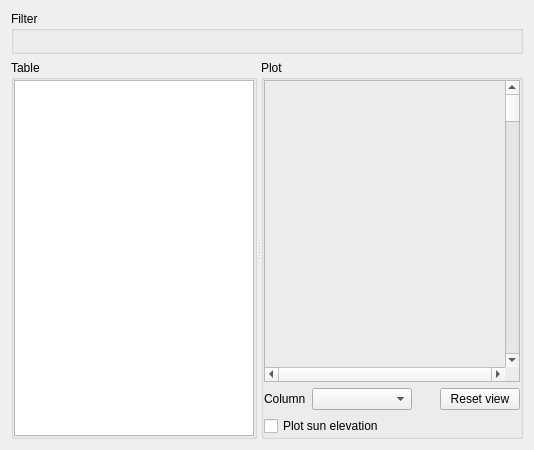
<?xml version="1.0" encoding="UTF-8"?>
<ui version="4.0">
 <class>TabData</class>
 <widget class="QWidget" name="TabData">
  <property name="geometry">
   <rect>
    <x>0</x>
    <y>0</y>
    <width>534</width>
    <height>450</height>
   </rect>
  </property>
  <layout class="QVBoxLayout" name="verticalLayout" stretch="0,1">
   <item>
    <widget class="QGroupBox" name="groupBox_Filter">
     <property name="title">
      <string>Filter</string>
     </property>
     <layout class="QHBoxLayout" name="horizontalLayout_3">
      <property name="leftMargin">
       <number>0</number>
      </property>
      <property name="topMargin">
       <number>0</number>
      </property>
      <property name="rightMargin">
       <number>0</number>
      </property>
      <property name="bottomMargin">
       <number>0</number>
      </property>
      <item>
       <widget class="DaysFilter" name="yearFilter" native="true">
        <property name="minimumSize">
         <size>
          <width>100</width>
          <height>0</height>
         </size>
        </property>
       </widget>
      </item>
      <item>
       <spacer name="horizontalSpacer">
        <property name="orientation">
         <enum>Qt::Horizontal</enum>
        </property>
        <property name="sizeHint" stdset="0">
         <size>
          <width>40</width>
          <height>20</height>
         </size>
        </property>
       </spacer>
      </item>
     </layout>
    </widget>
   </item>
   <item>
    <widget class="QSplitter" name="splitter">
     <property name="orientation">
      <enum>Qt::Horizontal</enum>
     </property>
     <widget class="QGroupBox" name="groupBox_Table">
      <property name="title">
       <string>Table</string>
      </property>
      <layout class="QVBoxLayout" name="verticalLayout_7">
       <property name="leftMargin">
        <number>0</number>
       </property>
       <property name="topMargin">
        <number>0</number>
       </property>
       <property name="rightMargin">
        <number>0</number>
       </property>
       <property name="bottomMargin">
        <number>0</number>
       </property>
       <item>
        <widget class="QTableView" name="tableView_Data">
         <property name="showGrid">
          <bool>false</bool>
         </property>
         <attribute name="horizontalHeaderHighlightSections">
          <bool>false</bool>
         </attribute>
         <attribute name="verticalHeaderVisible">
          <bool>false</bool>
         </attribute>
         <attribute name="verticalHeaderMinimumSectionSize">
          <number>18</number>
         </attribute>
         <attribute name="verticalHeaderDefaultSectionSize">
          <number>18</number>
         </attribute>
         <attribute name="verticalHeaderHighlightSections">
          <bool>false</bool>
         </attribute>
        </widget>
       </item>
      </layout>
     </widget>
     <widget class="QGroupBox" name="groupBox_Plot">
      <property name="title">
       <string>Plot</string>
      </property>
      <layout class="QVBoxLayout" name="verticalLayout_9" stretch="1,0">
       <property name="leftMargin">
        <number>0</number>
       </property>
       <property name="topMargin">
        <number>0</number>
       </property>
       <property name="rightMargin">
        <number>0</number>
       </property>
       <property name="bottomMargin">
        <number>0</number>
       </property>
       <item>
        <widget class="QFrame" name="frame">
         <property name="frameShape">
          <enum>QFrame::StyledPanel</enum>
         </property>
         <property name="frameShadow">
          <enum>QFrame::Plain</enum>
         </property>
         <layout class="QGridLayout" name="gridLayout_3">
          <property name="leftMargin">
           <number>0</number>
          </property>
          <property name="topMargin">
           <number>0</number>
          </property>
          <property name="rightMargin">
           <number>0</number>
          </property>
          <property name="bottomMargin">
           <number>0</number>
          </property>
          <property name="spacing">
           <number>0</number>
          </property>
          <item row="1" column="0">
           <widget class="QScrollBar" name="horizontalScrollBar">
            <property name="maximum">
             <number>0</number>
            </property>
            <property name="pageStep">
             <number>100</number>
            </property>
            <property name="orientation">
             <enum>Qt::Horizontal</enum>
            </property>
           </widget>
          </item>
          <item row="0" column="0">
           <widget class="QCustomPlot" name="customPlot" native="true"/>
          </item>
          <item row="0" column="1">
           <widget class="QScrollBar" name="verticalScrollBar">
            <property name="orientation">
             <enum>Qt::Vertical</enum>
            </property>
           </widget>
          </item>
         </layout>
        </widget>
       </item>
       <item>
        <layout class="QGridLayout" name="buttons">
         <item row="0" column="2">
          <spacer name="horizontalSpacer_2">
           <property name="orientation">
            <enum>Qt::Horizontal</enum>
           </property>
           <property name="sizeHint" stdset="0">
            <size>
             <width>40</width>
             <height>20</height>
            </size>
           </property>
          </spacer>
         </item>
         <item row="0" column="3">
          <widget class="QPushButton" name="pushButton_Reset">
           <property name="text">
            <string>Reset view</string>
           </property>
          </widget>
         </item>
         <item row="0" column="1">
          <widget class="QComboBox" name="comboBox_DNI">
           <property name="minimumSize">
            <size>
             <width>100</width>
             <height>0</height>
            </size>
           </property>
          </widget>
         </item>
         <item row="0" column="0">
          <widget class="QLabel" name="label">
           <property name="text">
            <string>Column</string>
           </property>
          </widget>
         </item>
         <item row="1" column="0" colspan="2">
          <widget class="QCheckBox" name="checkBox">
           <property name="text">
            <string>Plot sun elevation</string>
           </property>
          </widget>
         </item>
        </layout>
       </item>
      </layout>
     </widget>
    </widget>
   </item>
  </layout>
 </widget>
 <customwidgets>
  <customwidget>
   <class>QCustomPlot</class>
   <extends>QWidget</extends>
   <header>QCustomPlot/QCustomPlot.h</header>
   <container>1</container>
  </customwidget>
  <customwidget>
   <class>DaysFilter</class>
   <extends>QWidget</extends>
   <header>DaysEdit/DaysFilter.h</header>
   <container>1</container>
  </customwidget>
 </customwidgets>
 <resources/>
 <connections/>
</ui>
